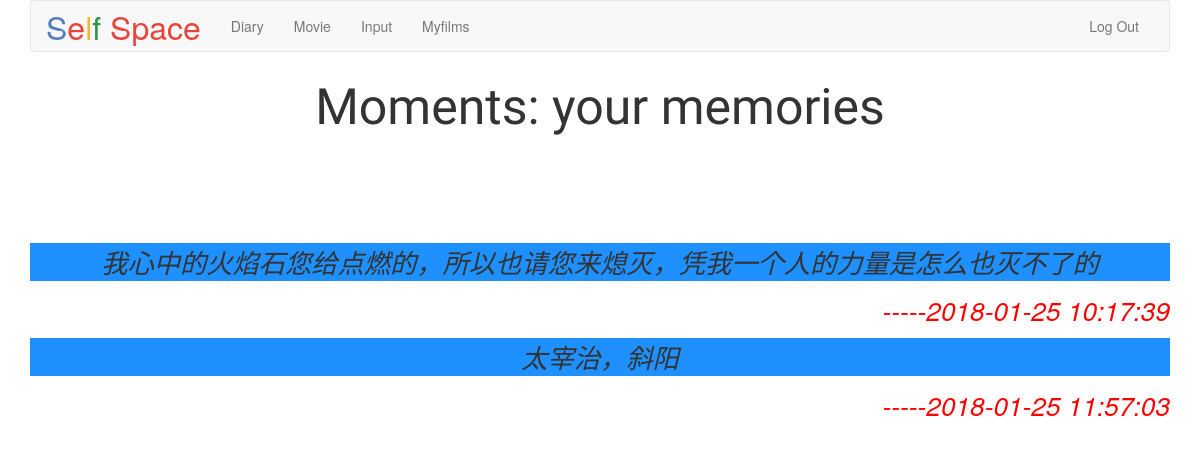
Screenshot of /board (signed in) with the database file from the repository.
### application.py (models this page shows)
class Diary(db.Model):
    __tablename__ = "diary"
    id = db.Column(db.Integer, primary_key=True)
    user_id = db.Column(db.Integer, nullable=False)
    journal = db.Column(db.Text, nullable=False)
    time = db.Column(db.DateTime, nullable=True, default=db.func.current_timestamp())

### application.py (the view)
@app.route("/board")
@login_required
def board():
    diaries = Diary.query.filter_by(user_id=session["user_id"]).all()
    return render_template("board.html", diaries=diaries)

### helpers.py (called while the page is built)
def login_required(f):
    @wraps(f)
    def decorated_function(*args, **kwargs):
        if session.get("user_id") is None:
            return redirect(url_for("login", next=request.url))
        return f(*args, **kwargs)
    return decorated_function

### templates/board.html (shortened to what this page needs)
{% extends "layout.html" %}
{% block main %}
<h> Moments: your memories  </h>
{% if diaries %}
{% for diary in diaries %}
<p class = "text">
    {{ diary.journal }}
</p>
<p class = "time">
-----{{diary.time}}
</p>
{% endfor %}
{% endif %}
{% endblock %}

### templates/board.html (style rules this page uses)
h { font-family: 'Sofia';font-size: 50px; }
.text { font-style: oblique; font-size: 1.875em; background-color:DodgerBlue; }
.time { font-style: oblique; font-size: 1.875em; color: red; text-align: right; }

### rows the page displays
Diary: journal "我心中的火焰石您给点燃的，所以也请您来熄灭，凭我一个人的力量是怎么也灭不了的", time "2018-01-25 10:17:39"
Diary: journal "太宰治，斜阳", time "2018-01-25 11:57:03"
